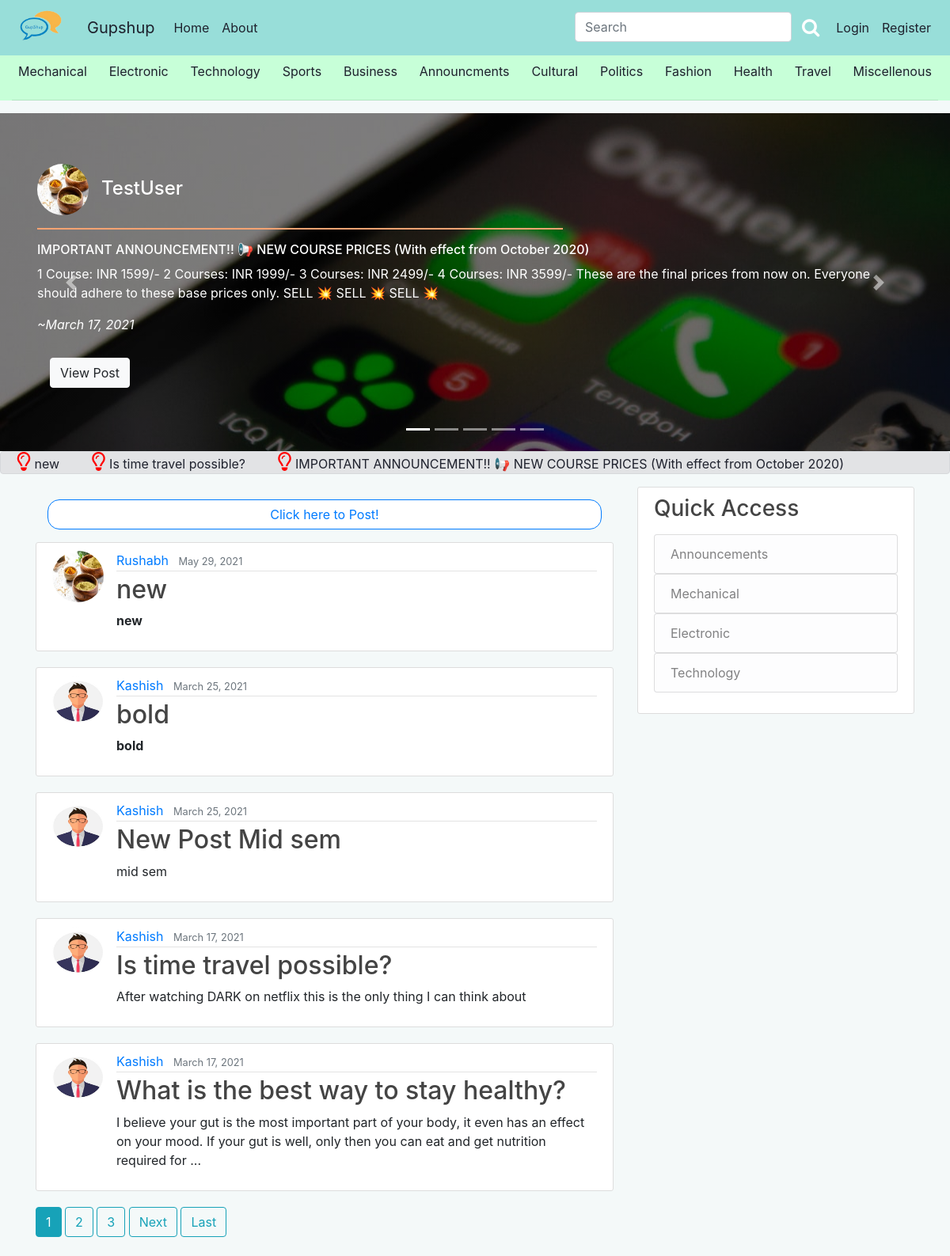
The app's page /, older data.
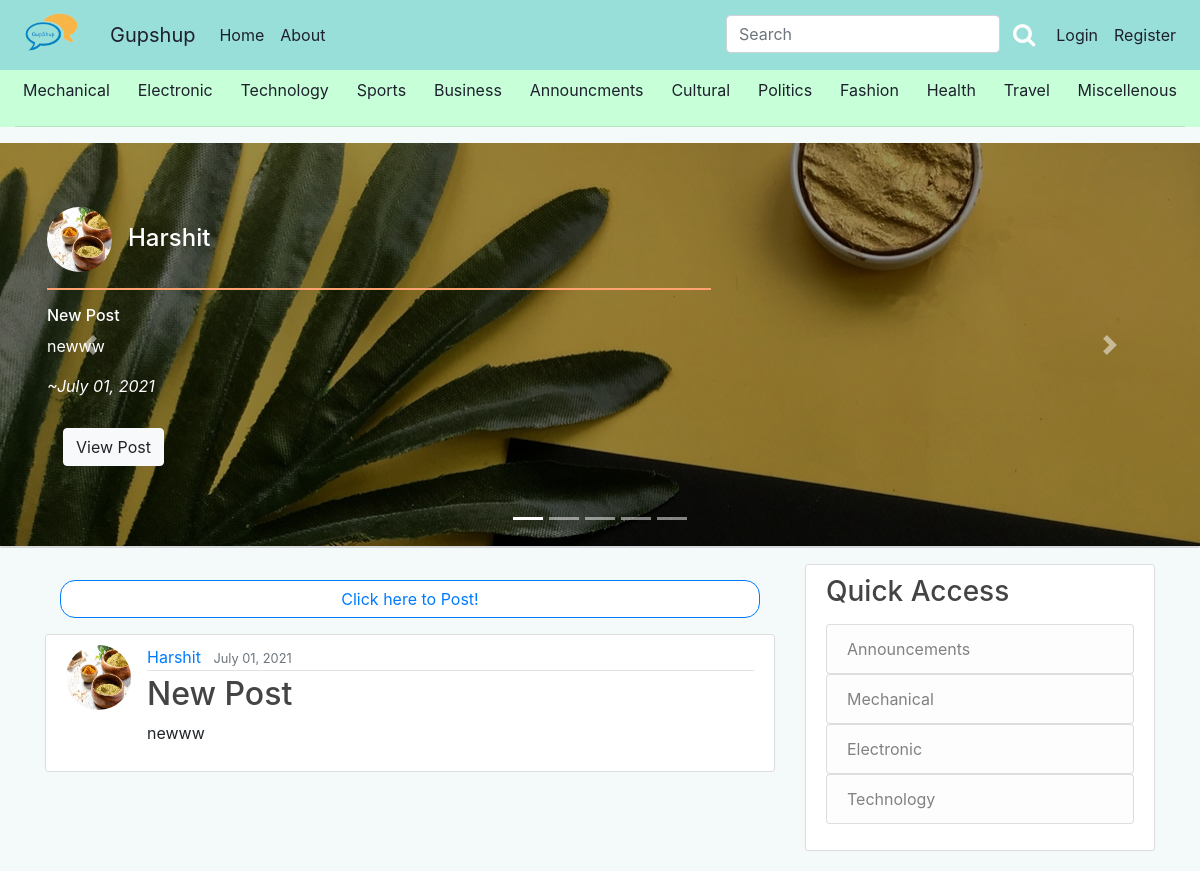
The same page, newer data.
### blog/models.py (models this page shows, shortened)
class Post(models.Model):
    title = models.CharField(max_length=100)
    content = models.TextField()
    date_posted = models.DateTimeField(default=timezone.now)
    author = models.ForeignKey(User, on_delete=models.CASCADE)
    category = models.CharField(
        max_length=20,
        choices=Category_choices,
        default='Miscellenous'
    )
    upvote = models.ManyToManyField(User, related_name='upvote',blank=True)
    downvote = models.ManyToManyField(User, related_name='downvote',blank=True)
    bookmark = models.ManyToManyField(User, related_name='bookmark',blank=True)

### users/models.py (models this page shows, shortened)
class Profile(models.Model):
	user = models.OneToOneField(User, on_delete=models.CASCADE)
	image = models.ImageField(default='default2.png',upload_to='profile_pics')
	gender = models.CharField(max_length = 20,choices=gender_choices,default='Select your gender',blank=True, null=True)
	image_url = models.URLField(default = "http://127.0.0.1:8000/media/default2.png")

### blog/views.py (the view)
# urls.py: path('', PostListView.as_view(), name='blog-home'),
class PostListView(ListView):
    model = Post
    template_name = 'blog/home.html'
    context_object_name = 'posts'
    ordering = ['-date_posted']
    paginate_by = 5
    def get_context_data(self, **kwargs):
        top3 = Post.objects.annotate(
            q_count=Count('upvote')).order_by('-q_count')[:5]
        context = super(PostListView, self).get_context_data(**kwargs)
        context['posts'] = Post.objects.all()
        context['tops'] = top3
        context['announcments'] = Post.objects.filter(category='Announcments')
        p = Paginator(Post.objects.select_related().all().order_by(
            '-date_posted'), self.paginate_by)
        context['posts'] = p.page(context['page_obj'].number)
        return context

### blog/templates/blog/home.html (shortened to what this page needs)
{% extends "blog/base.html" %}
{%block carousel%}
{% load crispy_forms_tags%}
{% load static %}
<div class="container-fluid" style="background-color: #c7ffd8">
		<div class="nav-scroller py-0 my-0 ">
			<nav class="nav d-flex justify-content-between">
			<a class="p-2 " style="color: #1e212d" href="{% url 'category' "Mechanical" %}">Mechanical</a>
			<a class="p-2 " style="color: #1e212d" href="{% url 'category' "Electronic" %}">Electronic</a>
			<a class="p-2 " style="color: #1e212d" href="{% url 'category' "Technology" %}">Technology</a>
			<a class="p-2 " style="color: #1e212d" href="{% url 'category' "Sports" %}">Sports</a>
			<a class="p-2 " style="color: #1e212d" href="{% url 'category' "Business" %}">Business</a>
			<a class="p-2 " style="color: #1e212d" href="{% url 'category' "Announcments" %}">Announcments</a>
			<a class="p-2 " style="color: #1e212d" href="{% url 'category' "Cultural" %}">Cultural</a>
			<a class="p-2 " style="color: #1e212d" href="{% url 'category' "Politics" %}">Politics</a>
			<a class="p-2 " style="color: #1e212d" href="{% url 'category' "Fashion" %}">Fashion</a>
			<a class="p-2 " style="color: #1e212d" href="{% url 'category' "Health" %}">Health</a>
			<a class="p-2 " style="color: #1e212d" href="{% url 'category' "Travel" %}">Travel</a>
			<a class="p-2 " style="color: #1e212d" href="{% url 'category' "Miscellenous" %}">Miscellenous</a>
			</nav>
		</div>
		<hr>
	</div>
<div class="container-fluid px-0 ">
	<div id="carouselExampleIndicators" class="carousel slide" data-ride="carousel">
		<ol class="carousel-indicators">
		  <li data-target="#carouselExampleIndicators" data-slide-to="0" class="active"></li>
		  <li data-target="#carouselExampleIndicators" data-slide-to="1"></li>
		  <li data-target="#carouselExampleIndicators" data-slide-to="2"></li>
		  <li data-target="#carouselExampleIndicators" data-slide-to="3"></li>
		  <li data-target="#carouselExampleIndicators" data-slide-to="4"></li>
		</ol>
		<div class="carousel-inner mt-0 py-0">
		  <div class="carousel-item active">
			{% if tops.4.category == "Business"%}
		  <div class="jumbotron " style="background-image: linear-gradient(to bottom, rgba(0,0,0,0.4) 0%,rgba(0,0,0,0.4) 100%),url({%static 'blog/business_banner.jpg'%}); border-radius: 0; margin-bottom: 0px; ">
		{% elif  tops.4.category == "Electronic" %}
			<div class="jumbotron " style="background-image: linear-gradient(to bottom, rgba(0,0,0,0.4) 0%,rgba(0,0,0,0.4) 100%),url({%static 'blog/electronic_banner.jpg'%}); border-radius: 0; margin-bottom: 0px; ">
		{% elif  tops.4.category == "Mechanical" %}
			<div class="jumbotron " style="background-image: linear-gradient(to bottom, rgba(0,0,0,0.4) 0%,rgba(0,0,0,0.4) 100%),url({%static 'blog/machine_banner.jpg'%}); border-radius: 0; margin-bottom: 0px; ">
		{% elif  tops.4.category == "Sports" %}
			<div class="jumbotron " style="background-image: linear-gradient(to bottom, rgba(0,0,0,0.4) 0%,rgba(0,0,0,0.4) 100%),url({%static 'blog/sports_banner.jpg'%}); border-radius: 0; margin-bottom: 0px; ">
		{% elif  tops.4.category == "Technology" %}
			<div class="jumbotron " style="background-image: linear-gradient(to bottom, rgba(0,0,0,0.4) 0%,rgba(0,0,0,0.4) 100%),url({%static 'blog/tech_banner.jpg'%}); border-radius: 0; margin-bottom: 0px; ">
		{% else %}
			<div class="jumbotron " style="background-image: linear-gradient(to bottom, rgba(0,0,0,0.4) 0%,rgba(0,0,0,0.4) 100%),url({%static 'blog/misc_banner.jpg'%}); border-radius: 0; margin-bottom: 0px; ">
		{% endif %}
      	<div class="container py-0 mb-0">
				<strong><h4 style="color: #FFFF;"><img class="rounded-circle article-img "src = {{tops.0.author.profile.image.url}}>{{tops.0.author}}</h4></strong>
				<h6 class="mb-2" style="color: white;"><hr style=" border-top: 2px solid #ffa372; width: 60%; margin-left: 0px; ;"/>
					{{tops.0.title}}</h6>
				<p  style="color: #FFF;">{{tops.0.content| safe}}</p>
				<i style="color: #FFF;">~{{tops.0.date_posted|date:"F d, Y"}}</i>
		  <p class="lead px-3">
			  <br>
		    <a class="btn btn-light " href="{% url 'post-detail' tops.0.id %}" role="button">View Post</a>
		  </p>
	  </div>
    </div>
    </div>
</div>
		<a class="carousel-control-prev" href="#carouselExampleIndicators" role="button" data-slide="prev">
		  <span class="carousel-control-prev-icon" aria-hidden="true"></span>
		</a>
		<a class="carousel-control-next" href="#carouselExampleIndicators" role="button" data-slide="next">
		  <span class="carousel-control-next-icon" aria-hidden="true"></span>
		</a>
	  </div>
</div>
<div class="container-fluid px-0 mx-0 my-0 py-0 mb-3">
	<div class="alert alert-secondary my-0 py-0 " role="alert">
  <marquee  class="my-0 py-0"><p class="my-0 py-0" style="font-family: Impact; font-size: 15pt ">
  <div  style="white-space: nowrap">
  {% for post in announcments|slice:"::-1"%}
  	<i class="fa fa-lightbulb-o" style="font-size:24px; color:red;"></i>
			    <span ><a href="{% url 'post-detail' post.id %}" style="color: #1e212d; text-decoration: none" >{{ post.title }}&nbsp;&nbsp;&nbsp;&nbsp;&nbsp;&nbsp;&nbsp;&nbsp; </a>  </span>
	{%endfor%}
	</div>
	</marquee>
	</div>
</div>
	{% endblock %}
{% block content %}
		<div class="container-fluid my-3 ">
			<a type="button" class="btn btn-outline-primary container-fluid home_newpost" href="{% url 'post-create' %}" style="border-radius: 15px; background-color: white;">Click here to Post!</a>
		</div>
	{% for post in posts|slice:"{{ page_obj.paginator.count }}-1::-1"%}
		<article class="media content-section">
			<img class="rounded-circle article-img "src = {{post.author.profile.image.url}}>
		    <div class="media-body">
			    <div class="article-metadata">
			      <a class="mr-2" href="{% url 'user-posts' post.author.username %}">{{ post.author }}</a>
			      <small class="text-muted">{{ post.date_posted|date:"F d, Y" }}</small>
			    </div>
			    <h2><a class="article-title" href="{% url 'post-detail' post.id %}">{{ post.title }}</a></h2>
				{% if post.content|length > 170%}
			    <p class="article-content">{{ post.content|slice:":170"| safe }}...</p>
				{% else %}
				 <p class="article-content">{{ post.content|slice:":170"| safe }}</p>
				{% endif %}
			</div>
		</article>
	{%endfor%}
	{% if is_paginated%}
		{% for num in page_obj.paginator.page_range %}
			{% if page_obj.number == num %}
				<a class="btn btn-info mb-4" href="?page={{ num }}">{{ num }}</a>
			{% elif num > page_obj.number|add:'-3' and num < page_obj.number|add:'3'%}
				<a class="btn btn-outline-info mb-4" href="?page={{ num }}">{{ num }}</a>
			{% endif %}
		{% endfor %}
		{% if page_obj.has_next %}
			<a class="btn btn-outline-info mb-4" href="?page={{ page_obj.next_page_number }}">Next</a>
			<a class="btn btn-outline-info mb-4" href="?page={{ page_obj.paginator.num_pages }}">Last</a>
		{% endif %}
	{% endif %}
{% endblock content %}

### blog/templates/blog/base.html (shortened to what this page needs)
{% load static %}
<!DOCTYPE html>
<html>
<head>
    <link rel="stylesheet" type="text/css" href="{% static 'blog/main.css'%}">
	<link rel="stylesheet" href="https://cdnjs.cloudflare.com/ajax/libs/font-awesome/4.7.0/css/font-awesome.min.css">
	<link rel="stylesheet" href="https://stackpath.bootstrapcdn.com/bootstrap/4.2.1/css/bootstrap.min.css">
	<link rel="stylesheet" href="https://cdnjs.cloudflare.com/ajax/libs/font-awesome/4.7.0/css/font-awesome.min.css">
	<link rel="stylesheet" href="https://stackpath.bootstrapcdn.com/font-awesome/4.7.0/css/font-awesome.min.css">
</head>
<body style="background-color: #f4f9f9" class="py-0 my-0">
	<nav class="navbar sticky-top navbar-expand-lg navbar-custom pb-2">
	<a class="navbar-brand" href="/">
	<img style="max-width:70px; margin-top: -7px;border-radius: 35%;"class="mr-2" src="{%static 'blog/LOGO_PNG.png'%}"></a>
  <a class="navbar-brand" href="/">Gupshup</a>
  <div class="collapse navbar-collapse"  id="navbarSupportedContent">
    <ul class="navbar-nav mr-auto">
      <li class="nav-item active">
        <a class="nav-link" href="/" style="color: #1e212d">Home <span class="sr-only">(current)</span></a>
      </li>
		<li class="nav-item ">
				<a class="nav-link" href="{% url 'about'%}" style="color: #1e212d">About</a>
			</li>
    </ul>
	        <div class="navbar-nav">
	        	<form action="{% url 'search-result' %}" method="GET">
				<div style=" display: flex;">
	        		<input class="form-control" style="display: inline;" type="text" name="q" placeholder="Search">
					<button type="submit" class="btn btn-success-outline" ><i class="fa fa-search " style="font-size:24px; color:white;"></i> </i></button>
					</div>
	        	</form>
	        	{% if user.is_authenticated %}
	        		 <a class="nav-item nav-link" style="color: #1e212d" href="{% url 'profile' %}">Profile</a>
	        		 <a class="nav-item nav-link" style="color: #1e212d" href="{% url 'post-create' %}">New Post</a>
	        		 <a class="nav-item nav-link" style="color: #1e212d" href="{% url 'logout' %}">Logout</a>
	        	{% else %}
		           <a class="nav-item nav-link" style="color: #1e212d" href="{% url 'login' %}">Login</a>
		           <a class="nav-item nav-link" style="color: #1e212d" href="{% url 'register' %}">Register</a>
		           {% endif %}
	        </div>
  </div>
</nav>
	{%block carousel%}{% endblock %}
	<main role="main" class="container">
	  <div class="row">
	    <div class="col-md-8">
	      {% block content %}{% endblock %}
	    </div>
	    <div class="col-md-4">
	      <div class="content-section">
	        <h3>Quick Access</h3>
	        <p class=''>
	          <ul class="list-group">
	            <a href="{% url 'category' "Announcments" %}"><li class="list-group-item list-group-item-light">Announcements</li></a>
				<a  href="{% url 'category' "Mechanical" %}"><li class="list-group-item list-group-item-light">Mechanical</li></a>
				<a  href="{% url 'category' "Electronic" %}"><li class="list-group-item list-group-item-light">Electronic</li></a>
				<a  href="{% url 'category' "Technology" %}"><li class="list-group-item list-group-item-light">Technology</li></a>
	          </ul>
	        </p>
	      </div>
	    </div>
	  </div>
	</main>
</body>
</html>

### blog/static/blog/main.css (style rules this page uses)
body { background: #fafafa; color: #333333; margin-top: 5rem; }
h1, h2, h3, h4, h5, h6 { color: #444444; }
ul { margin: 0; }
.content-section { background: #ffffff; padding: 10px 20px; border: 1px solid #dddddd; border-radius: 3px; margin-bottom: 20px; }
.article-title { color: #444444; }
.article-content { white-space: pre-line; }
.article-img { height: 65px; width: 65px; margin-right: 16px; }
.article-metadata { padding-bottom: 1px; margin-bottom: 4px; border-bottom: 1px solid #e3e3e3 }

Row changes from the older to the newer data that the page shows:
removed Post: author.image (placeholder picture), author.username "TestUser", title "IMPORTANT ANNOUNCEMENT!! 📢 NEW COURSE PRICES (With effect from October 2020)", content "1 Course: INR 1599/- 2 Courses: INR 1999/- 3 Courses: INR 2499/- 4 Courses: INR 3599/- These are the final prices from now on. Everyone should adhere to these base prices only. SELL 💥 SELL 💥 SELL 💥", date_posted "March 17, 2021"
removed Post: title "new", author.profile.image (placeholder picture), author "Rushabh", date_posted "May 29, 2021", content "new"
removed Post: title "Is time travel possible?", author.profile.image (placeholder picture), author "Kashish", date_posted "March 17, 2021", content "After watching DARK on netflix this is the only thing I can think about"
removed Post: author.profile.image (placeholder picture), author "Kashish", date_posted "March 25, 2021", title "bold", content "bold"
removed Post: author.profile.image (placeholder picture), author "Kashish", date_posted "March 25, 2021", title "New Post Mid sem", content "mid sem"
removed Post: author.profile.image (placeholder picture), author "Kashish", date_posted "March 17, 2021", title "What is the best way to stay healthy?", content "I believe your gut is the most important part of your body, it even has an effect on your mood. If your gut is well, only then you can eat and get nutrition required for"
added Post: author.image (placeholder picture), author.username "Harshit", title "New Post", content "newww", date_posted "July 01, 2021", author.profile.image (placeholder picture), author "Harshit"
Text that changed along with them:
list line gone: "1"
list line gone: "2"
list line gone: "3"
text no longer shown: "Next Last"
